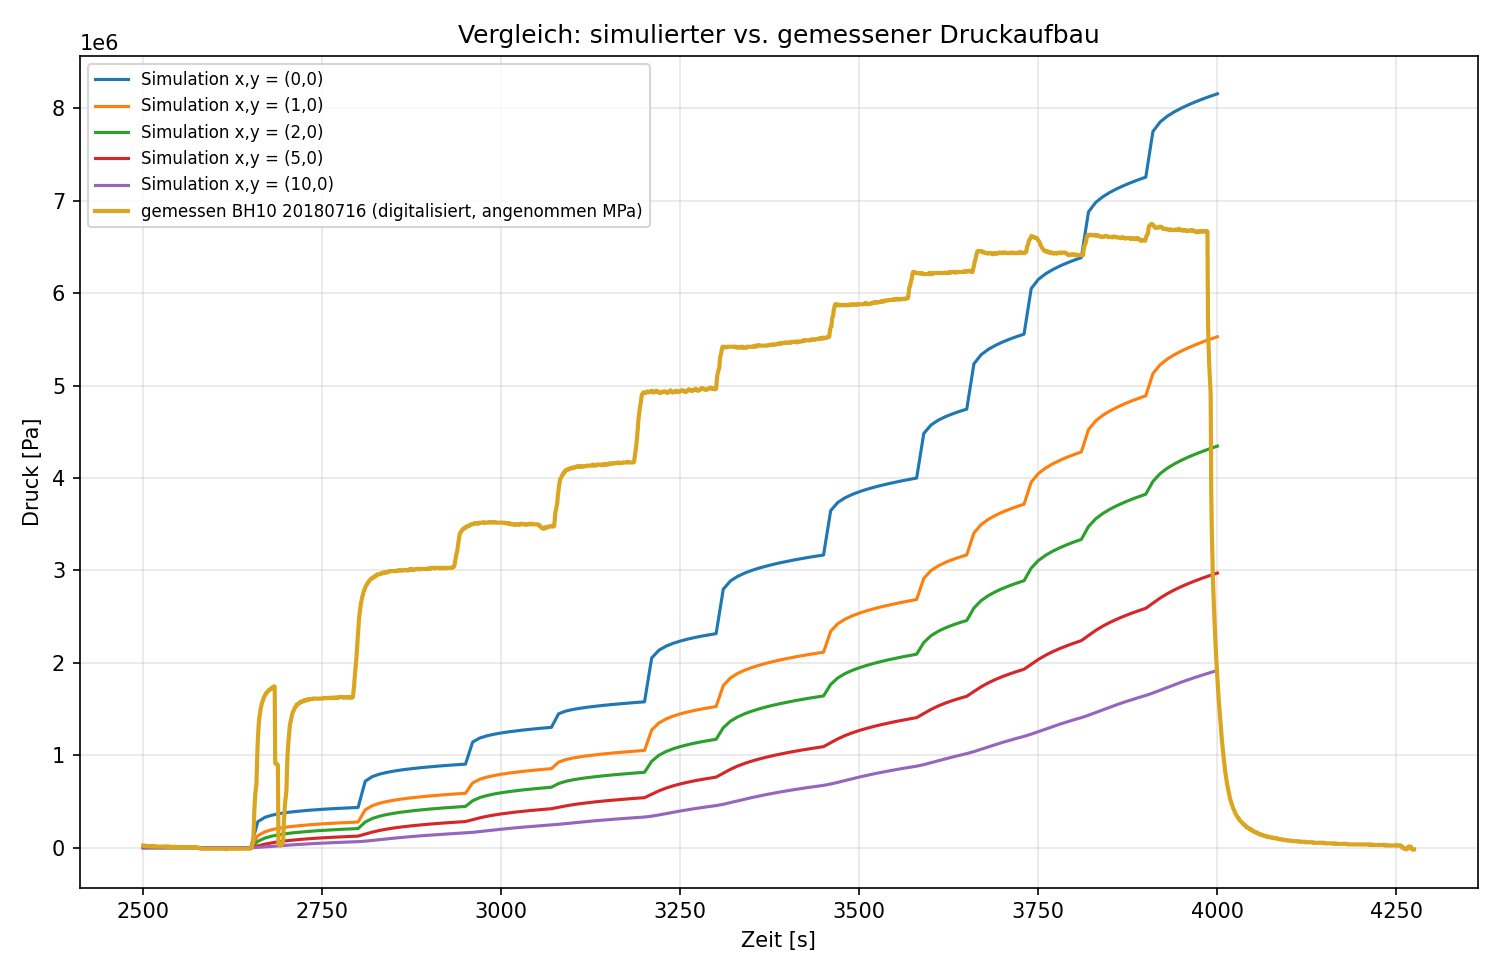

Reproduce this figure in Python.
"""
Vergleicht die simulierten Druckaufbaukurven (druckaufbau.csv, erzeugt von
auswertung_druckaufbau.py) mit der digitalisierten gemessenen Kurve
(bh10_gemessen_digitalisiert.csv, erzeugt von digitize_bh10.py, gelbe Kurve
aus BH10_20180716_51.6.png).

Annahme: Die y-Achse des gemessenen Diagramms ist in MPa (Grossenordnung
passt zu den simulierten Druecken in Pa/1e6 nahe der Injektionsstelle).
Falls die Messung tatsaechlich in bar vorliegt, WERT_SKALIERUNG anpassen.
"""

import os
import pandas as pd
import matplotlib.pyplot as plt

SCRIPT_DIR = os.path.dirname(os.path.abspath(__file__))
SIM_CSV = os.path.join(SCRIPT_DIR, "druckaufbau.csv")
MEAS_CSV = os.path.join(SCRIPT_DIR, "bh10_gemessen_digitalisiert.csv")
PLOT_OUT = os.path.join(SCRIPT_DIR, "vergleich_messung.png")
CSV_OUT = os.path.join(SCRIPT_DIR, "vergleich_messung.csv")

# Angenommene Einheit der gemessenen Kurve: MPa -> Pa
WERT_SKALIERUNG = 1.0e6
MEAS_LABEL = "gemessen BH10 20180716 (digitalisiert, angenommen MPa)"


def main():
    sim = pd.read_csv(SIM_CSV)
    meas = pd.read_csv(MEAS_CSV)

    # Baseline vor Stimulationsbeginn (Sensor-Nullpunktversatz) abziehen,
    # damit "Druckaufbau" (Delta ggue. Ausgangszustand) mit der Simulation
    # vergleichbar ist, die bei 0 startet.
    baseline_mask = meas["time_s"] < 2650
    baseline = meas.loc[baseline_mask, "value_axis_units"].median()
    print(f"Basislinie der Messung (t<2650s): {baseline:.3f} (Achseneinheiten) -> wird abgezogen")
    meas["value_relative"] = meas["value_axis_units"] - baseline
    meas["pressure_Pa"] = meas["value_relative"] * WERT_SKALIERUNG

    fig, ax = plt.subplots(figsize=(10, 6.5))

    pressure_cols = [c for c in sim.columns if c.startswith("pressure_")]
    for col in pressure_cols:
        label = col.replace("pressure_", "").replace("_Pa", "")
        ax.plot(sim["time_s"], sim[col], label=f"Simulation x,y = {label}")

    ax.plot(
        meas["time_s"],
        meas["pressure_Pa"],
        color="goldenrod",
        linewidth=2,
        label=MEAS_LABEL,
    )

    ax.set_xlabel("Zeit [s]")
    ax.set_ylabel("Druck [Pa]")
    ax.set_title("Vergleich: simulierter vs. gemessener Druckaufbau")
    ax.legend(fontsize=8)
    ax.grid(True, alpha=0.3)
    fig.tight_layout()
    fig.savefig(PLOT_OUT, dpi=150)
    print(f"Plot geschrieben: {PLOT_OUT}")

    # Gemessene Kurve auf die Simulationszeitpunkte interpolieren, um eine
    # gemeinsame Vergleichstabelle zu erzeugen.
    import numpy as np

    merged = sim.copy()
    merged["pressure_gemessen_BH10_Pa"] = np.interp(
        sim["time_s"], meas["time_s"], meas["pressure_Pa"]
    )
    merged.to_csv(CSV_OUT, index=False)
    print(f"CSV geschrieben: {CSV_OUT}")


if __name__ == "__main__":
    main()
